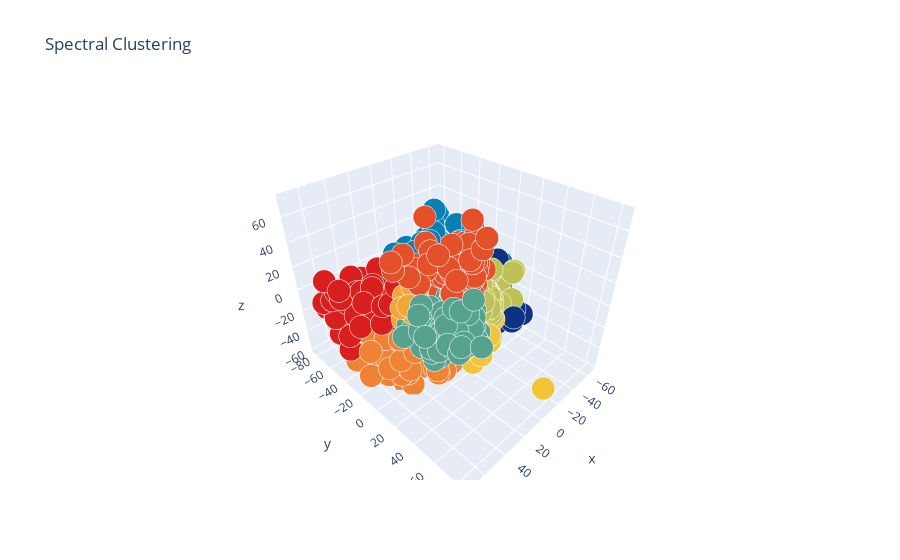

Source (notebook cell):
### Code cell
X_clustered = SpectralClustering(n_clusters=10, affinity='nearest_neighbors',n_neighbors=12,
                          assign_labels='kmeans').fit_predict(Isomap_results3D)

trace_sc = go.Scatter3d(x=Isomap_results3D[:, 0], y= Isomap_results3D[:, 1],z=Isomap_results3D[:, 2], mode="markers",
                    showlegend=False,
                    marker=dict(
                            size=8,
                            color = X_clustered,
                            colorscale = 'Portland',
                            showscale=False, 
                            line = dict(
            width = 2,
            color = 'rgb(255, 255, 255)'
        )
                   ))

layout = go.Layout(
    title= 'Spectral Clustering',
    hovermode= 'closest',
    xaxis= dict(
         title= 'First Principal Component',
        ticklen= 5,
        zeroline= False,
        gridwidth= 2,
    ),
    yaxis=dict(
        title= 'Second Principal Component',
        ticklen= 5,
        gridwidth= 2,
    ),
    showlegend= True
)

data = [trace_sc]
fig1 = dict(data=data, layout= layout)
py.iplot(fig1, filename="SC")
print('Clustering Score',silhouette_score(Isomap_results3D,X_clustered))

### Figure 1 — Plotly figure (JSON) as saved in the notebook; plotly's stock layout.template omitted (floating-point values rounded to 4 significant figures; data arrays with more than 128 entries replaced by an {"elided": "..."} marker saying what was removed)
{"data": [{"marker": {"color": {"elided": "1000 int values"}, "colorscale": [[0, "rgb(12,51,131)"], [0.25, "rgb(10,136,186)"], [0.5, "rgb(242,211,56)"], [0.75, "rgb(242,143,56)"], [1, "rgb(217,30,30)"]], "line": {"color": "rgb(255, 255, 255)", "width": 2}, "showscale": false, "size": 8}, "mode": "markers", "showlegend": false, "type": "scatter3d", "x": {"elided": "1000 float values"}, "y": {"elided": "1000 float values"}, "z": {"elided": "1000 float values"}}], "layout": {"hovermode": "closest", "showlegend": true, "title": {"text": "Spectral Clustering"}, "xaxis": {"gridwidth": 2, "ticklen": 5, "title": {"text": "First Principal Component"}, "zeroline": false}, "yaxis": {"gridwidth": 2, "ticklen": 5, "title": {"text": "Second Principal Component"}}}}
